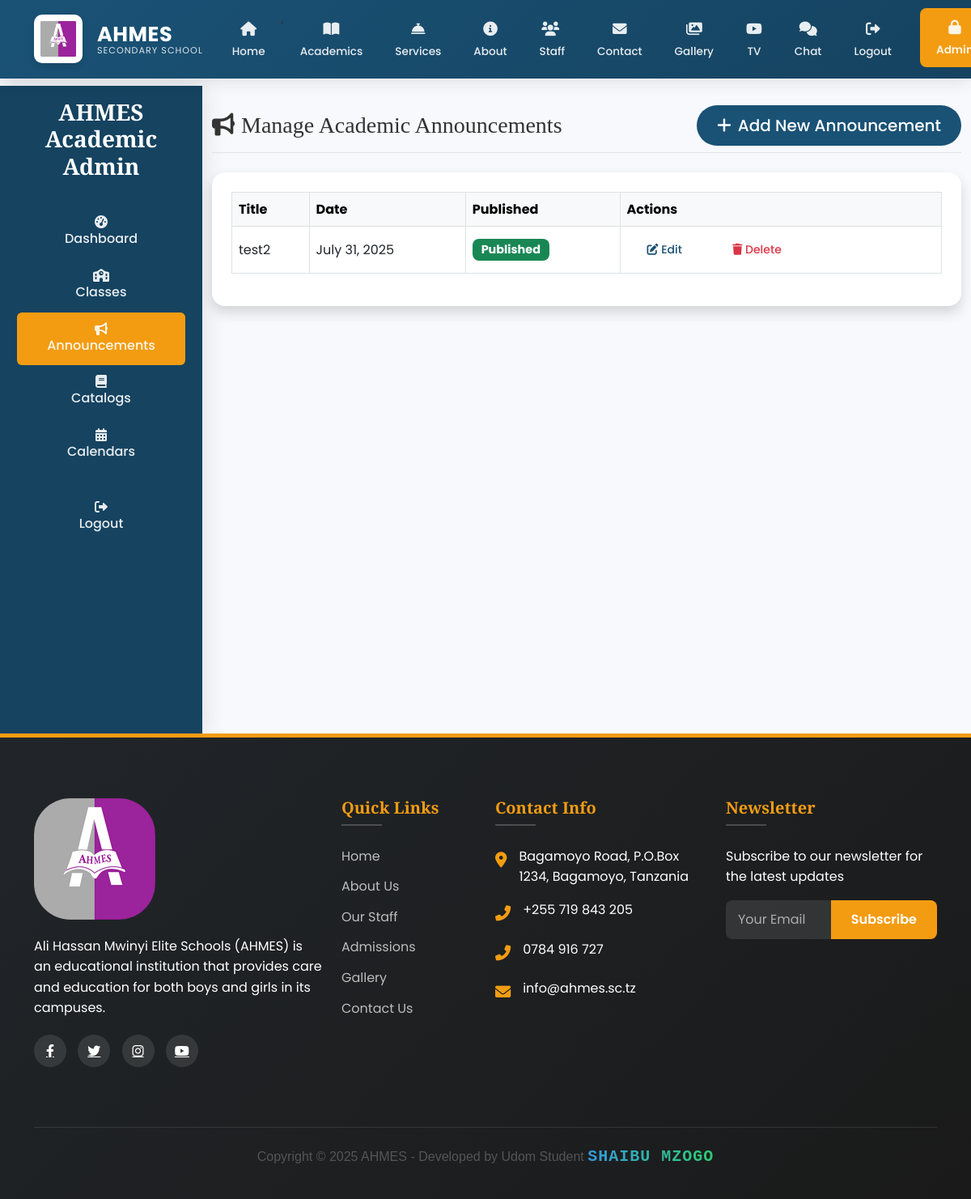
The page /ad/academic-announcements/ (signed in) on the database as committed earlier.
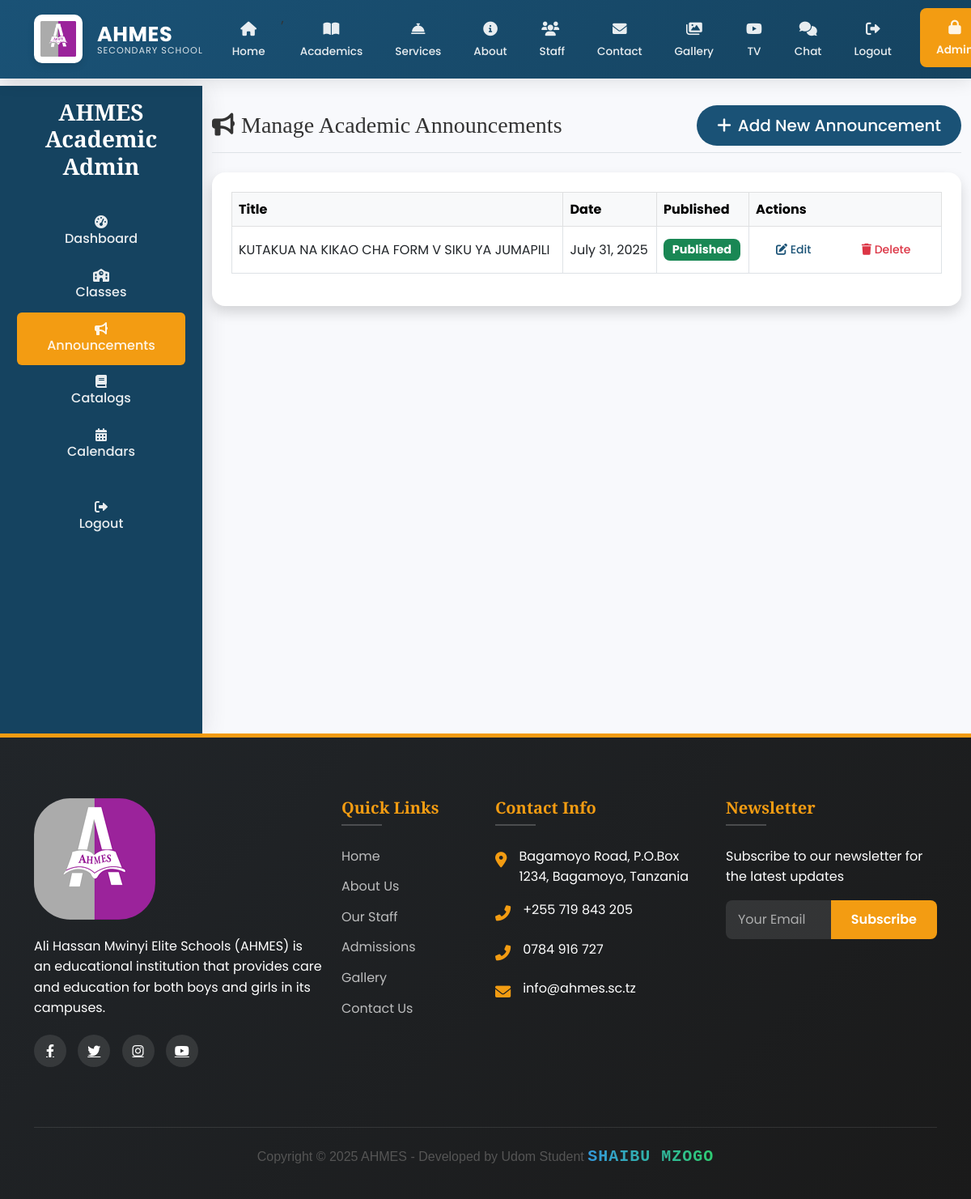
The same page on the database as committed later.
### main/models.py (models this page shows, shortened)
class AcademicAnnouncement(models.Model):
    title = models.CharField(max_length=200)
    content = models.TextField()
    date = models.DateField()
    is_published = models.BooleanField(default=True)
    created_at = models.DateTimeField(auto_now_add=True)

### main/views.py (the view)
# urls.py: path('ad/academic-announcements/', manage_academic_announcements, name='manage_academic_announcements'),
@login_required
@user_passes_test(is_academic_admin)
def manage_academic_announcements(request):
    announcements = AcademicAnnouncement.objects.all().order_by('-created_at')
    return render(request, 'main/manage_academic_announcements.html', {'announcements': announcements})

### main/context_processors.py (called while the page is built)
def admin_counts(request):
    if request.user.is_authenticated and request.user.is_admin:
        return {
            'pending_comments': Comment.objects.filter(is_approved=False).count(),
            'gallery_count': Gallery.objects.count(),
        }
    return {}

def unread_messages_count(request):
    if request.user.is_authenticated:
        count = Message.objects.filter(
            conversation__participants=request.user,
            is_read=False
        ).exclude(
            sender=request.user
        ).count()
        print(f"DEBUG: Unread messages count for {request.user}: {count}")  # Debug output
        return {'unread_messages_count': count}
    return {}

### main/models.py (called while the page is built)
    def __str__(self):
        return self.username

### main/views.py (called while the page is built)
def is_academic_admin(user):
    return user.is_authenticated and (
        user.is_admin or
        (hasattr(user, 'staff_profile') and user.staff_profile.position == 'Administrator')
    )

### main/templates/main/manage_academic_announcements.html (shortened to what this page needs)
{% extends 'main/base.html' %}
{% load static %}
{% block content %}
<div class="wrapper">
  {% include 'main/sidebar2.html' %}
  <div class="main-content">
    <div class="container-fluid py-4">
      <div class="d-flex justify-content-between flex-wrap flex-md-nowrap align-items-center mb-4 border-bottom pb-2">
        <h1 class="h3 mb-0 text-gray-800">
          <i class="fas fa-bullhorn me-2"></i>Manage Academic Announcements
        </h1>
        <a href="{% url 'add_academic_announcement' %}" class="btn btn-primary btn-lg rounded-pill">
          <i class="fas fa-plus me-2"></i>Add New Announcement
        </a>
      </div>
      <div class="card shadow rounded-4">
        <div class="card-body p-4">
          {% if announcements %}
            <div class="table-responsive">
              <table class="table table-hover table-bordered align-middle">
                <thead class="table-light">
                  <tr>
                    <th>Title</th>
                    <th>Date</th>
                    <th>Published</th>
                    <th>Actions</th>
                  </tr>
                </thead>
                <tbody>
                  {% for announcement in announcements %}
                  <tr>
                    <td>{{ announcement.title }}</td>
                    <td>{{ announcement.date }}</td>
                    <td>
                      {% if announcement.is_published %}
                        <span class="badge bg-success">Published</span>
                      {% else %}
                        <span class="badge bg-secondary">Draft</span>
                      {% endif %}
                    </td>
                    <td>
                      <a href="{% url 'edit_academic_announcement' announcement.pk %}" class="btn btn-sm btn-outline-primary rounded-pill me-2">
                        <i class="fas fa-edit"></i> Edit
                      </a>
                      <a href="{% url 'delete_academic_announcement' announcement.pk %}" class="btn btn-sm btn-outline-danger rounded-pill">
                        <i class="fas fa-trash"></i> Delete
                      </a>
                    </td>
                  </tr>
                  {% endfor %}
                </tbody>
              </table>
            </div>
          {% else %}
            <div class="alert alert-info" role="alert">
              No announcements found.
            </div>
          {% endif %}
        </div>
      </div>
    </div>
  </div>
</div>
{% endblock %}

Rows that differ between the two databases and show on the page:
changed AcademicAnnouncement: title "test2" → "KUTAKUA NA KIKAO CHA FORM V SIKU YA JUMAPILI"
